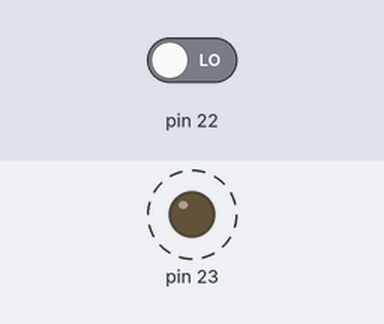
A sketch run on a simulated Arduino Uno, built with avr-gcc and run on an emulated ATmega328P. On the bench: output pins drawn as LEDs (lit = HIGH). Dashed ring = blinking. The inputs (shaded band) are chosen by the test bench; at power-on: pin 22 LOW.

Above: at 1.9 s.
2.0 s: pin 22 driven HIGH
Timing chart, 0 to 9.7 s (numbered marks = the images above; inputs shaded):
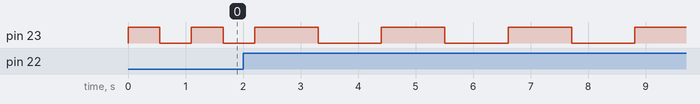

The sketch:

pcpc.ino
```cpp
void setup()
{
DDRB = DDRB | B10000000; // elige el séptimo bit del puerto B
}
void loop()
{
asm (
"inicio: \n\t"
"sbi 0x05,0x07 \n\t"
"sbic 0x03,0x06 \n\t"
"call tiempo \n\t"
"call tiempo \n\t"
"cbi 0x05,0x07 \n\t"
"sbic 0x03,0x06 \n\t"
"call tiempo \n\t"
"call tiempo \n\t"
"jmp inicio \n\t"

"tiempo: \n\t"
"LDI r22, 45 \n\t"
"LOOP_3: \n\t"
"LDI r21, 255 \n\t"
"LOOP_2: \n\t"
"LDI r20, 255 \n\t"
"LOOP_1: \n\t"
"DEC r20 \n\t"
"BRNE LOOP_1 \n\t"
"DEC r21 \n\t"
"BRNE LOOP_2 \n\t"
"DEC r22 \n\t"
"BRNE LOOP_3 \n\t"
"ret \n\t"
);
}
```

Measured:
- after the input at 2.0 s, pin 23: alternates HIGH for 1.1 s and LOW for 1.1 s, starting after 1.3 s
- by itself, pin 23: alternates HIGH for 0.55 s and LOW for 0.55 s
